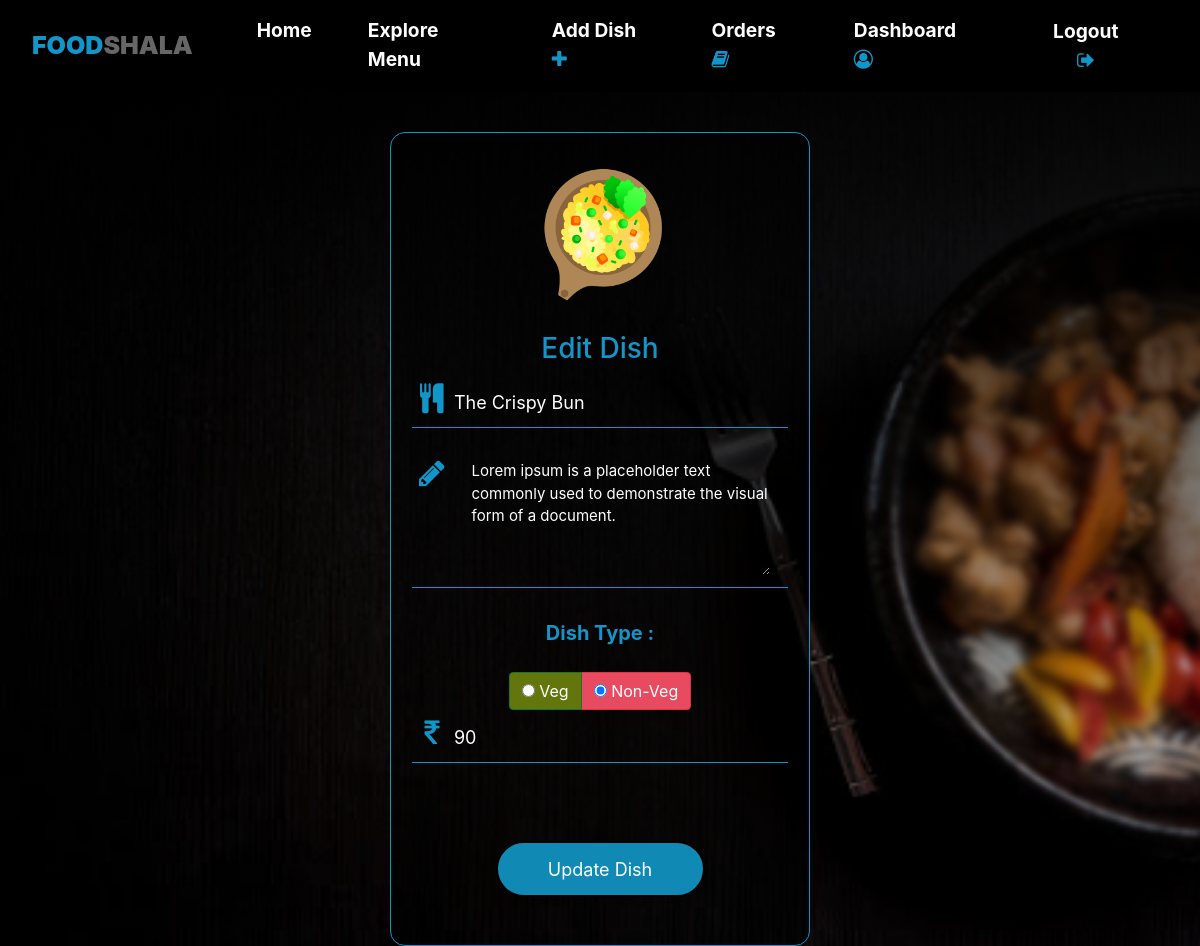
/restaurant/edit.php?dish_id=DISH239928 (signed in), run on the app's committed database.
### tables this page shows
CREATE TABLE `dishes` (
  `id` int(255) NOT NULL,
  `dish_id` varchar(255) NOT NULL,
  `restro_id` varchar(255) NOT NULL,
  `d_name` varchar(50) NOT NULL,
  `d_description` varchar(500) NOT NULL,
  `d_type` varchar(4) NOT NULL,
  `d_price` int(5) NOT NULL,
  `d_img` varchar(50) NOT NULL,
  `d_active` int(1) NOT NULL DEFAULT 1
);

### restaurant/edit.php (the view, shortened to what this page needs)
<?php
include("../server/controller.php");
$dish_id = $_GET['dish_id'];
$sql1 = "SELECT * FROM dishes WHERE dish_id='$dish_id'";
$result1 = mysqli_query($conn, $sql1);
$row1 = mysqli_fetch_assoc($result1);
$d_name = $row1['d_name'];
$d_description = $row1['d_description'];
$d_price = $row1['d_price'];
$d_type = $row1['d_type'];
if($d_type=="veg"){$d_veg="checked";$d_nveg="";}else{$d_veg="";$d_nveg="checked";}
?>
<!DOCTYPE html>
<html>
<head>
	<?php include("../includes/header.php"); ?>
</head>
<body>
<?php include("../includes/nav.php"); ?>
<form class="modal-content animate" action="" method="post" enctype="multipart/form-data">
  <div class="imgcontainer" >
    <img src="../assets/images/avtar1.png" alt="Avatar" class="avatar"><br><br>
    <h3 style="text-align:center; color: #1295c9;">Edit Dish</h3>
  </div>
  <div class="login-box">
      <div class="textbox">
        <i class="fa fa-cutlery"></i>
        <input type="text" placeholder="Dish Name" name="d_name" value="<?php echo $d_name; ?>" required >
      </div>
    <div class="textbox">
      <i class="fa fa-pencil"></i>
      <textarea style="font-size: 15px; width: 80%; background: none; color: white;border: none;outline: none;" rows="5" placeholder="Please Write Description of the Dish." name="d_description" required ><?php echo $d_description; ?></textarea>
    </div>
	<span style="color: #1295c9;font-size: 20px;"><b>Dish Type : </b></span><br><br>
	<div class="col-md-12">
	  <div class="btn-group" data-toggle="buttons">
	    <label class="btn btn-success active" style="background-color: #62760c !important;">
	      <input type="radio" name="d_type" value="veg" autocomplete="off" <?php echo $d_veg; ?> > Veg
	    </label>
	    <label class="btn btn-danger" style="background-color: #e84a5f !important;">
	      <input type="radio" name="d_type" value="nveg" autocomplete="off" <?php echo $d_nveg; ?> > Non-Veg
	    </label>
	  </div>
	</div>
	<div class="textbox">
		<i class="fa fa-rupee"></i>
		<input type="text" placeholder="Price Tag" name="d_price" value="<?php echo $d_price; ?>" required>
	</div>
	<br><br>
    <input type="submit" name="edit_dish" class="btn login_btn" value="Update Dish"><br><br>
    <br>
  </div>
</form>
</body>
</html>

### includes/css/style.css (style rules this page uses)
body { background-image: linear-gradient(to bottom, rgb(0, 0, 0, 1),rgba(0, 0, 0, 0)) , url(../../assets/images/14.jpg); background-repeat: no-repeat; background-attachment: fixed; background-size: cover; height: 100vh; width: 100%; overflow-x: hidden; }
.fa { color: #1295c9 !important; }

### includes/css/login_style.css (style rules this page uses)
.imgcontainer { text-align: center; margin: 25px 0 10px 0; position: relative; }
.avatar { width: 150px; height:150px; border-radius: 50%; }
.fa { color: #f5921d; }
.modal-content { background-color: #000; margin: 0 auto 0 auto; width: 35%; height: auto; margin-top: 5vh; border: 1px solid #1295c9; border-radius: 15px; background-color: rgba(0,0,0,0.5); }
.animate { animation: zoom 0.6s }
.login-box { text-align: center; }
.textbox { width: 90%; overflow: hidden; font-size: 30px; margin: 0 auto; border-bottom: 1px solid #1295c9; margin-bottom: 30px; }
.textbox i { width: 40px; float: left; text-align: center; }
.textbox input { border: none; outline: none; background: none; color: white; font-size: 18px; width: 80%; float: left; margin-bottom: 10px; margin-top: 5px; }
.login_btn { border-radius: 50px; height:1.5cm; width: 50%; border: 2px solid black; color: white; padding: 5px; font-size: 18px; cursor: pointer; outline: none; background-color: rgba(18, 152, 201, 0.9); }

### data on the page
dishes: d_name "The Crispy Bun", d_description "Lorem ipsum is a placeholder text commonly used to demonstrate the visual form of a document.", d_price "90"
